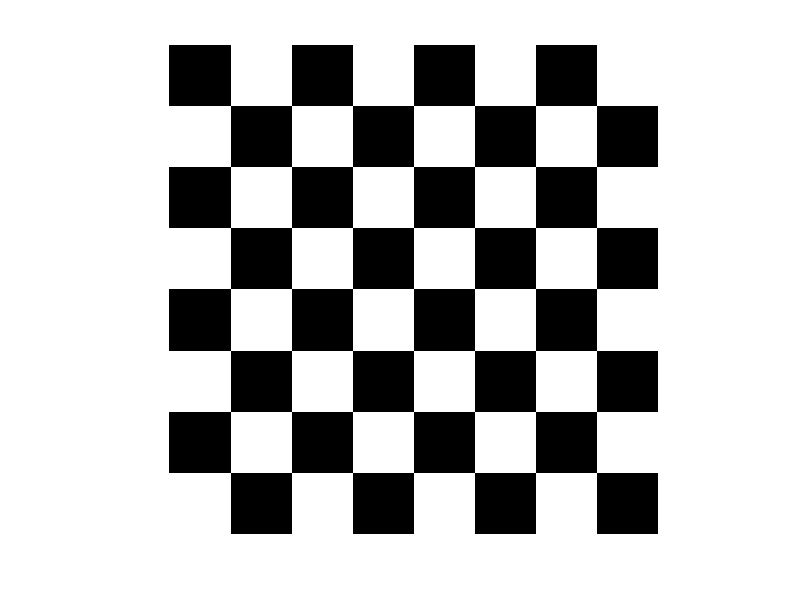
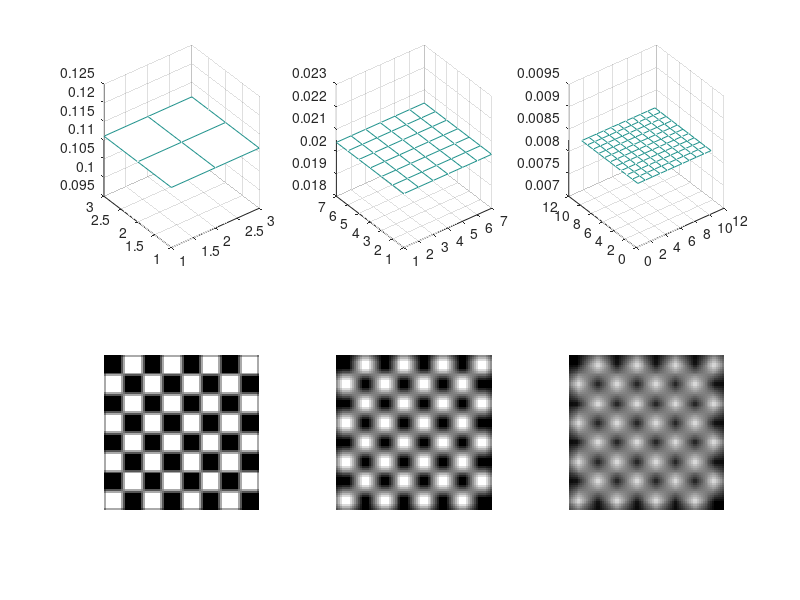
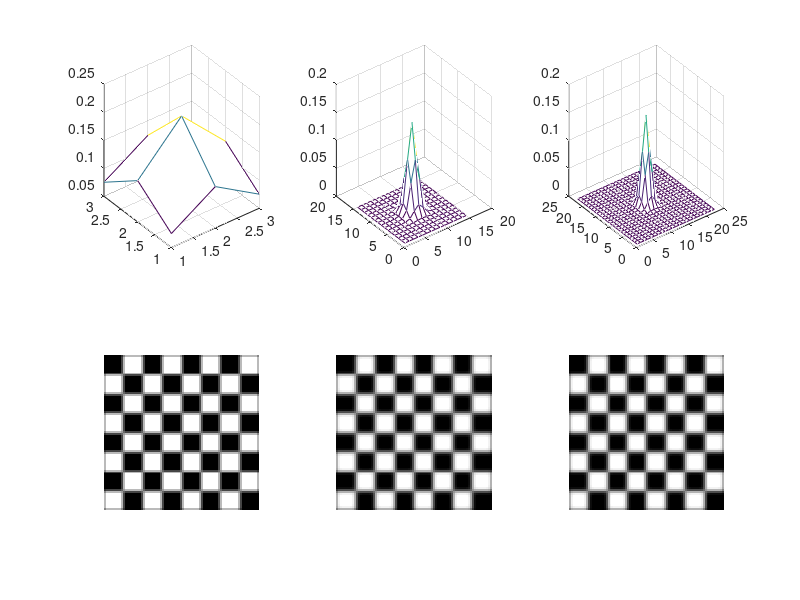

Recreate these plots in MATLAB, in order.
%%%%%%%%%%%%%%%%%%%%%%%%%%%%%%%%%%%%%%%%%%%%%%%%%%%%%%%%%%%%%%%%%%%%%%%%%%%
% Script for the analasys of low-pass filters
% on the Synthetic NOISELESS image checkerboard
%
% Florio Silvia Gioia - April 6, 2017 - exercise 16-17 - not a homework
%%%%%%%%%%%%%%%%%%%%%%%%%%%%%%%%%%%%%%%%%%%%%%%%%%%%%%%%%%%%%%%%%%%%%%%%%%%
%
%	Define the checkerboard image with default parameters
img=checkerboard>0.5;
imshow(img,'InitialMagnification','fit')
%
%	Prior to any filtering: change image format in double
img=double(img);
%
%   Visualize the 'average' filter masks: 3, 7, 11
figure
aver3=fspecial('average',3);
subplot(2,3,1)
mesh(aver3)
%
aver7=fspecial('average',7);
subplot(2,3,2)
mesh(aver7)
%
aver11=fspecial('average',11);
subplot(2,3,3)
mesh(aver11)
%
%   Filter the checkerboard
% with the average masks
imgF3=imfilter(img, aver3);
subplot(2,3,4)
imshow(imgF3)
%
imgF7=imfilter(img, aver7);
subplot(2,3,5)
imshow(imgF7)
%
imgF11=imfilter(img, aver11);
subplot(2,3,6)
imshow(imgF11)
%
%   Switch to the gaussian filter
%   Gaussian masks: 3, 15, 23
%   Standard deviation is 0.5 in any case
figure
gauss3=fspecial('gaussian',3, 1);
subplot(2,3,1)
mesh(gauss3)
gauss15=fspecial('gaussian',15, 1);
subplot(2,3,2)
mesh(gauss15)
gauss23=fspecial('gaussian',23, 1);
subplot(2,3,3)
mesh(gauss23)
%
%
imgFG3= imfilter(img,gauss3);
subplot(2,3,4)
imshow(imgFG3)
imgFG15= imfilter(img,gauss15);
subplot(2,3,5)
imshow(imgFG15)
imgFG23= imfilter(img,gauss23);
subplot(2,3,6)
imshow(imgFG23)
